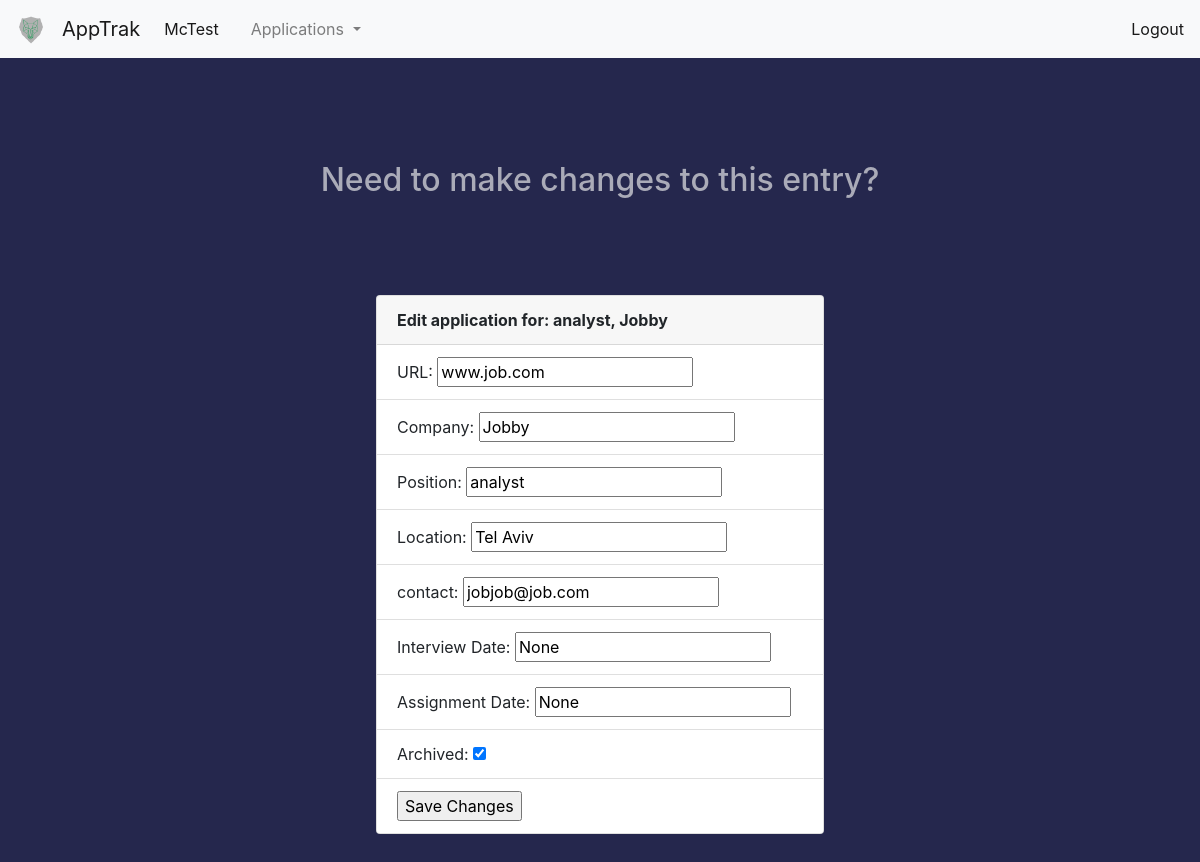
The app's page /total-app-edit/1 (signed in) with its own data.
### apptrak/blueprints/auth/models.py (models this page shows, shortened)
class User(UserMixin, db.Model):
    id = db.Column(db.Integer, primary_key=True)
    name = db.Column(db.String(100))
    username = db.Column(db.String, unique=True)
    email = db.Column(db.String, unique=True)
    password = db.Column(db.String(40))
    job_applications = db.relationship('JobApplication', backref='user')

### apptrak/blueprints/jobapps/models.py (models this page shows, shortened)
class JobApplication(db.Model):
    id = db.Column(db.Integer, primary_key=True)
    date_added = db.Column(db.Date)
    company = db.Column(db.String(30))
    position = db.Column(db.String(50))
    location = db.Column(db.String(50))
    url = db.Column(db.String, unique=True)
    contact = db.Column(db.String)
    interview = db.Column(db.Boolean)
    called_back = db.Column(db.Boolean, default=False)
    interview_date = db.Column(db.String)
    assignment = db.Column(db.Boolean, default=False)
    assignment_date = db.Column(db.String)
    archived = db.Column(db.Boolean, default=False)
    top_job = db.Column(db.Boolean, default=False)                            # TODO irrelevent column, delete when upgrading db
    user_id = db.Column(db.Integer, db.ForeignKey('user.id'))
    @classmethod
    def get_job(cls, job_id):
        job = cls.query.filter_by(id=job_id).first()
        return job

### apptrak/blueprints/jobapps/views.py (the view, shortened to what this page needs)
@jobapps.route('/total-app-edit/<app_id>', methods=['GET', 'POST'])
@login_required
def total_app_edit(app_id):
    job_object = JobApplication.get_job(app_id)
    return flask.render_template('edit-app-info.html', app=job_object)

### apptrak/blueprints/auth/models.py (called while the page is built)
@login_mgr.user_loader
def load_user(user_id):
    return User.query.get(user_id)

### apptrak/blueprints/jobapps/templates/edit-app-info.html (shortened to what this page needs)
{% extends 'base.html' %}
{% block body %}
    <h2 class="card_wrapper">Need to make changes to this entry?</h2>
     <form action="/total-app-edit/{{ app.id }}" method="post">
        <div class="card_wrapper">
            <div class="card d-flex justify-content-center" style="width: 28rem;">
                <div class="card-header">
                    <b>Edit application for: {{ app.position }}, {{ app.company }}</b>
                </div>
                <ul class="list-group list-group-flush">
                    <li class="list-group-item">URL:     <input type="text" id="url" name="url" value="{{ app.url }}"></li>
                    <li class="list-group-item">Company: <input type="text" id="company" name="company" value="{{ app.company }}"></li>
                    <li class="list-group-item">Position: <input type="text" id="position" name="position" value="{{ app.position }}"></li>
                    <li class="list-group-item">Location: <input type="text" id="location" name="location" value="{{ app.location }}"></li>
                    <li class="list-group-item">contact: <input type="text" id="contact" name="contact" value="{{ app.contact }}"></li>
                    <li class="list-group-item">Interview Date: <input type="text" id="interview_date" name="interview_date" value="{{ app.interview_date }}"> </li>
                    <li class="list-group-item">Assignment Date: <input type="text" id="assignment_date" name="assignment_date" value="{{ app.assignment_date }}"></li>
                    <li class="list-group-item">Archived: <input type="checkbox" id="archived" name="archived" {% if app.called_back %}checked{% endif %}></li>
                    <li class="list-group-item"><input type="submit" value="Save Changes"> </li>
                 </ul>
             </div>
        </div>
    </form>
{% endblock %}

### apptrak/templates/base.html (shortened to what this page needs)
<!DOCTYPE html>
<html>
<head>
  <link rel="stylesheet" href="https://stackpath.bootstrapcdn.com/bootstrap/4.5.1/css/bootstrap.min.css">
</head>
<body>
    <nav class="navbar navbar-expand-lg navbar-light bg-light fixed-top">
         <a class="navbar-brand" href="">
             <img src="{{ url_for('static', filename='/images/logo.png') }}" width="30" height="30" alt="" loading="lazy">
         </a>
      <a class="navbar-brand" href="#">AppTrak</a>
      <div class="collapse navbar-collapse" id="navbarNav">
        <ul class="navbar-nav">
          <li class="nav-item active">
            <a class="nav-link" href="{{ url_for('auth.user_info') }}">{% if current_user.is_authenticated %}{{ current_user.username }}{% endif %} <span class="sr-only">(current)</span></a>
          </li>
          <li class="nav-item">
            <a class="nav-link" href="{{ url_for('auth.user_info') }}"></a>
          </li>
          {% if not current_user.is_anonymous %}
          <li class="nav-item dropdown">
              <a class="nav-link dropdown-toggle" href="#" id="navbarDropdown" role="button" data-toggle="dropdown" aria-haspopup="true" aria-expanded="false">
                Applications
              </a>
          </li>
          {% endif %}
        </ul>
      </div>
        <span class="navbar-text">
            {% if current_user.is_anonymous %}
            <a href="{{ url_for('auth.login') }}">Login</a>
            {% else %}
            <a href="{{ url_for('auth.logout') }}">Logout</a>
            {% endif %}
         </span>
    </nav>
<div class="container-fluid dynamic-body">
      {% block body %}
      {% endblock %}
</div>
</body>
</html>

### apptrak/templates/base.html (style rules this page uses)
body { padding-top: 65px; background-color: #25274D; }
h1, h2, h3, h4, p, label { color: #AAABB8; }
.card_wrapper { margin: 3em; display: flex; justify-content: center; align-items: center; }

### records on screen
User: username "McTest"
JobApplication: position "analyst", company "Jobby", url "www.job.com", location "Tel Aviv", contact "jobjob@job.com", interview_date "None", assignment_date "None", called_back "☑"
